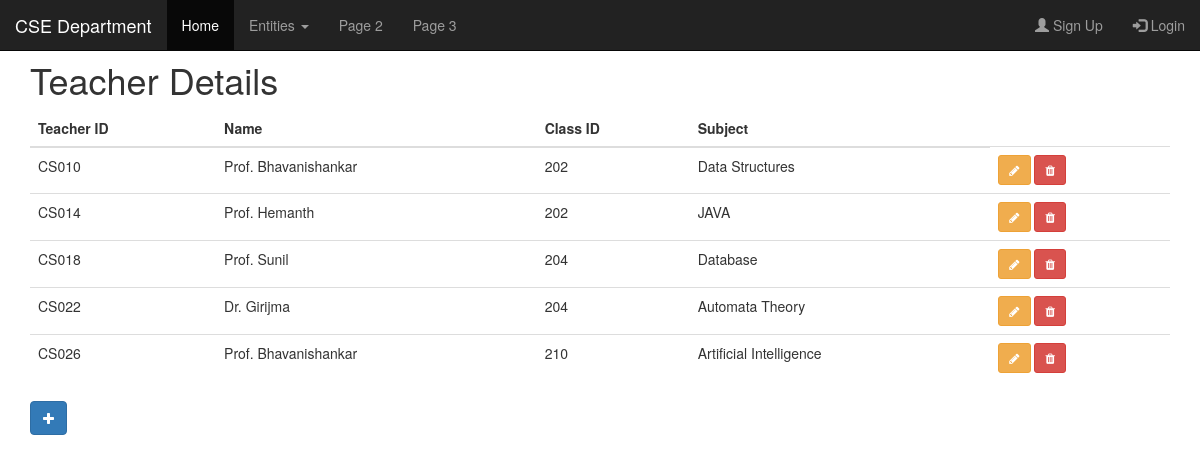
The app's page /teacher, older data.
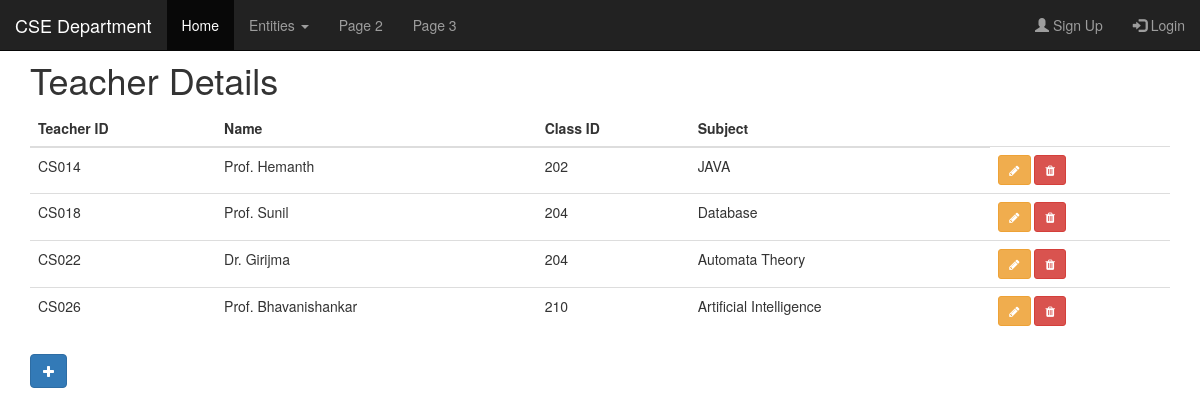
The same page, newer data.
### tables this page shows
CREATE TABLE Teacher (
Teacher_Id CHAR(10) NOT NULL PRIMARY KEY,
Name VARCHAR(20) NOT NULL,
Class_ID INTEGER,
Sub VARCHAR(25),
FOREIGN KEY(Class_ID) REFERENCES CLASS(Class_ID) ON DELETE CASCADE,
FOREIGN KEY(Sub) REFERENCES SUBJECT(Sub_Name) ON DELETE CASCADE,
FOREIGN KEY(Sub) REFERENCES SUBJECT(Sub_Name) ON UPDATE CASCADE,
FOREIGN KEY(Class_ID) REFERENCES CLASS(Class_ID) ON DELETE CASCADE

);

### flaskapp.py (the view)
@app.route("/teacher")
def index_teacher():
	teacher_list = query_db("SELECT * FROM teacher")
	return render_template("/teacher/index_teacher.html", teacher_list=teacher_list)

### flaskapp.py (called while the page is built)
def get_db():
	db = getattr(g, '_database', None)
	if db is None:
		db = g._database = sqlite3.connect(DATABASE)
		db.row_factory = sqlite3.Row
	return db

def query_db(query, args=(), one=False):
	cur = get_db().execute(query, args)
	rv = cur.fetchall()
	cur.close()
	return (rv[0] if rv else None) if one else rv

@app.teardown_appcontext
def close_connection(exception):
	db = getattr(g, '_database', None)
	if db is not None:
		db.close()

### templates/teacher/index_teacher.html
{% extends "base.html" %}
{% block title %}Teacher Details{% endblock %}
{% block content %}
<table class="table">
	<thead>
		<tr>
			<th scope="col">Teacher ID</th>
			<th scope="col">Name</th>
			<th scope="col">Class ID</th>
			<th scope="col">Subject</th>
		</tr>
	</thead>
	{% for teacher in teacher_list: %}
	<tr>
		<td>{{ teacher["Teacher_ID"] }}</td>
		<td>{{ teacher["Name"] }}</td>
		<td>{{ teacher["Class_ID"] }}</td>
		<td>{{ teacher["Sub"] }}</td>
		<td>
			<a class="btn btn-warning btn-sm" href="./update_teacher/{{teacher.Teacher_ID}}"><i class="fa fa-pencil"></i></a>
			<a class="btn btn-danger btn-sm" href="./delete_teacher/{{teacher.Teacher_ID}}"><i class="fa fa-trash"></i></a>
		</td>
	</tr>
	{% endfor %}
</table>
<a class="btn btn-primary" href="./create_teacher"><i class="fa fa-plus"></i></a>
{% endblock %}

### templates/base.html (shortened to what this page needs)
<!DOCTYPE html>
<html>
    <head>
        <link rel="stylesheet" href="https://maxcdn.bootstrapcdn.com/font-awesome/4.7.0/css/font-awesome.min.css" >
      <link rel="stylesheet" href="https://maxcdn.bootstrapcdn.com/bootstrap/3.3.7/css/bootstrap.min.css">
    </head>
    <body>
      <nav class="navbar navbar-inverse navbar-fixed-top">
        <div class="container-fluid">
          <div class="navbar-header">
            <a class="navbar-brand" href="#">CSE Department</a>
          </div>
          <div class="collapse navbar-collapse" id="myNavbar">
            <ul class="nav navbar-nav">
              <li class="active"><a href="/">Home</a></li>
              <li class="dropdown">
                <a class="dropdown-toggle" data-toggle="dropdown" href="#">Entities <span class="caret"></span></a>
              </li>
              <li><a href="#">Page 2</a></li>
              <li><a href="#">Page 3</a></li>
            </ul>
            <ul class="nav navbar-nav navbar-right">
              <li><a href="#"><span class="glyphicon glyphicon-user"></span> Sign Up</a></li>
              <li><a href="#"><span class="glyphicon glyphicon-log-in"></span> Login</a></li>
            </ul>
          </div>
        </div>
      </nav>
      <div class="container">
        <h1>{% block title %}Title{% endblock %}</h1>
        {% block content %}Content{% endblock %}
      </div>
    </body>
</html>

### templates/base.html (style rules this page uses)
body { padding-top: 40px; }

Row changes from the older to the newer data that the page shows:
removed Teacher: Teacher_ID "CS010", Name "Prof. Bhavanishankar", Class_ID "202", Sub "Data Structures"
